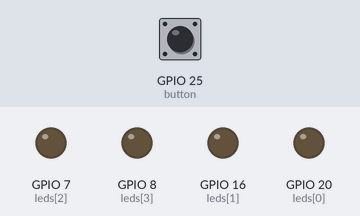
Bench run of a program on a simulated Raspberry Pi (BCM pin numbers). Parts: output pins drawn as LEDs (lit = HIGH). Inputs (shaded band) come from the test bench; at power-on: GPIO 25 (button) HIGH.

Above: at 1.2 s.
1.3 s: GPIO 25 (button) pulled LOW for 0.15 s
At 2.0 s:
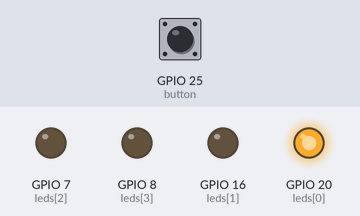
At 2.8 s:
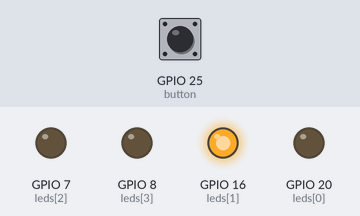
Timing chart, 0 to 6.8 s (numbered marks = the images above; inputs shaded):
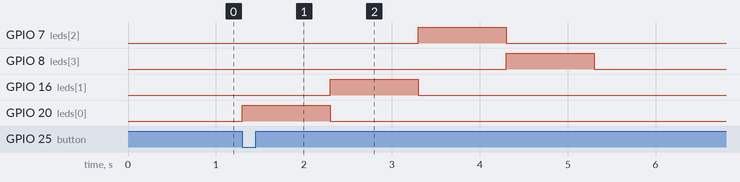

Measured:
- after the input at 1.3 s, GPIO 7 (leds[2]): LOW → HIGH after 2.0 s, → LOW 1.0 s later; GPIO 8 (leds[3]): LOW → HIGH after 3.0 s, → LOW 1.0 s later; GPIO 16 (leds[1]): LOW → HIGH after 1.0 s, → LOW 1.0 s later; GPIO 20 (leds[0]): LOW → HIGH at once, → LOW 1.0 s later

The program:

b_3.py
```python
from gpiozero import LED, Button
from time import sleep
from signal import pause

led_pins = [20, 16, 7, 8]
leds = [LED(pin) for pin in led_pins]
button = Button(25, pull_up=True)

def led_sequence():
    for led in leds:
        led.on()
        sleep(1)
        led.off()

button.when_pressed = led_sequence

pause()
```
